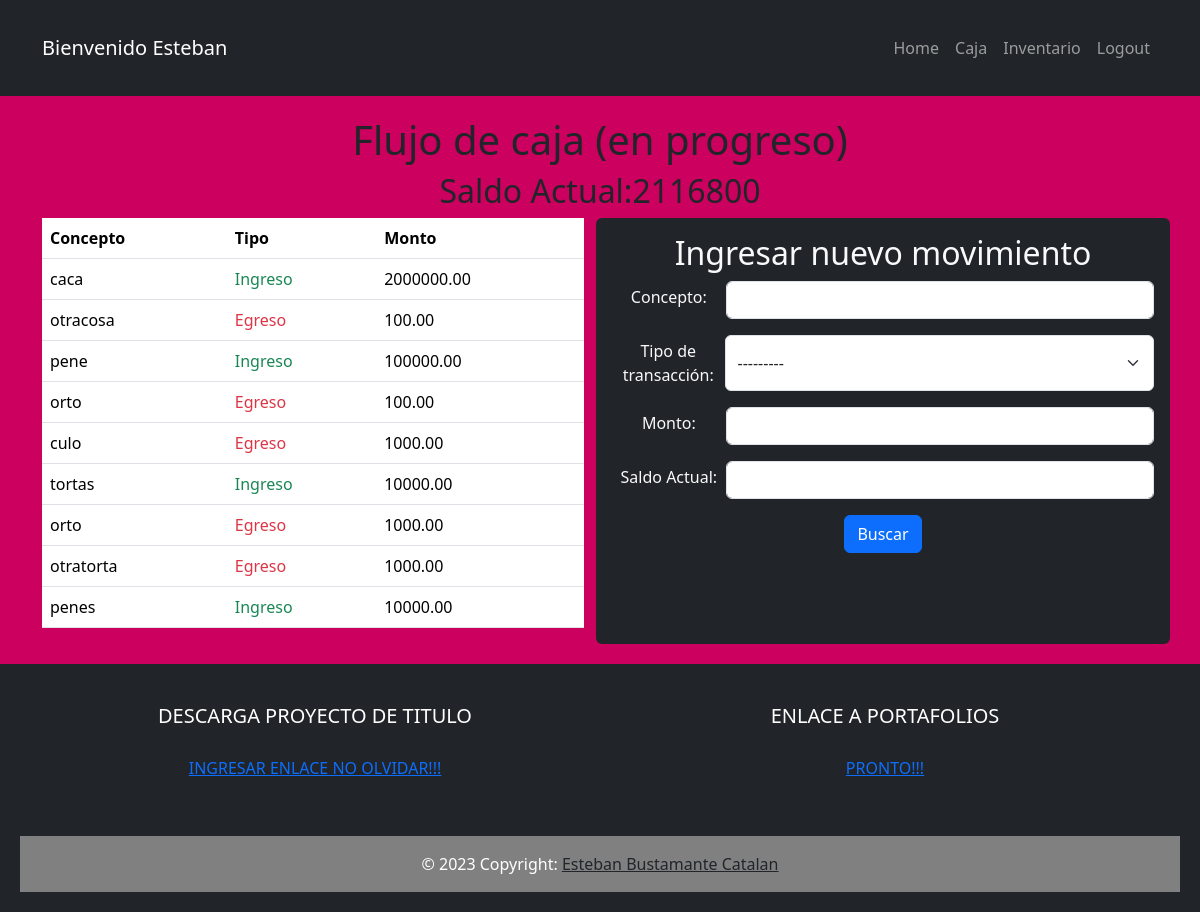
The page /caja/ (signed in) on the database as committed earlier.
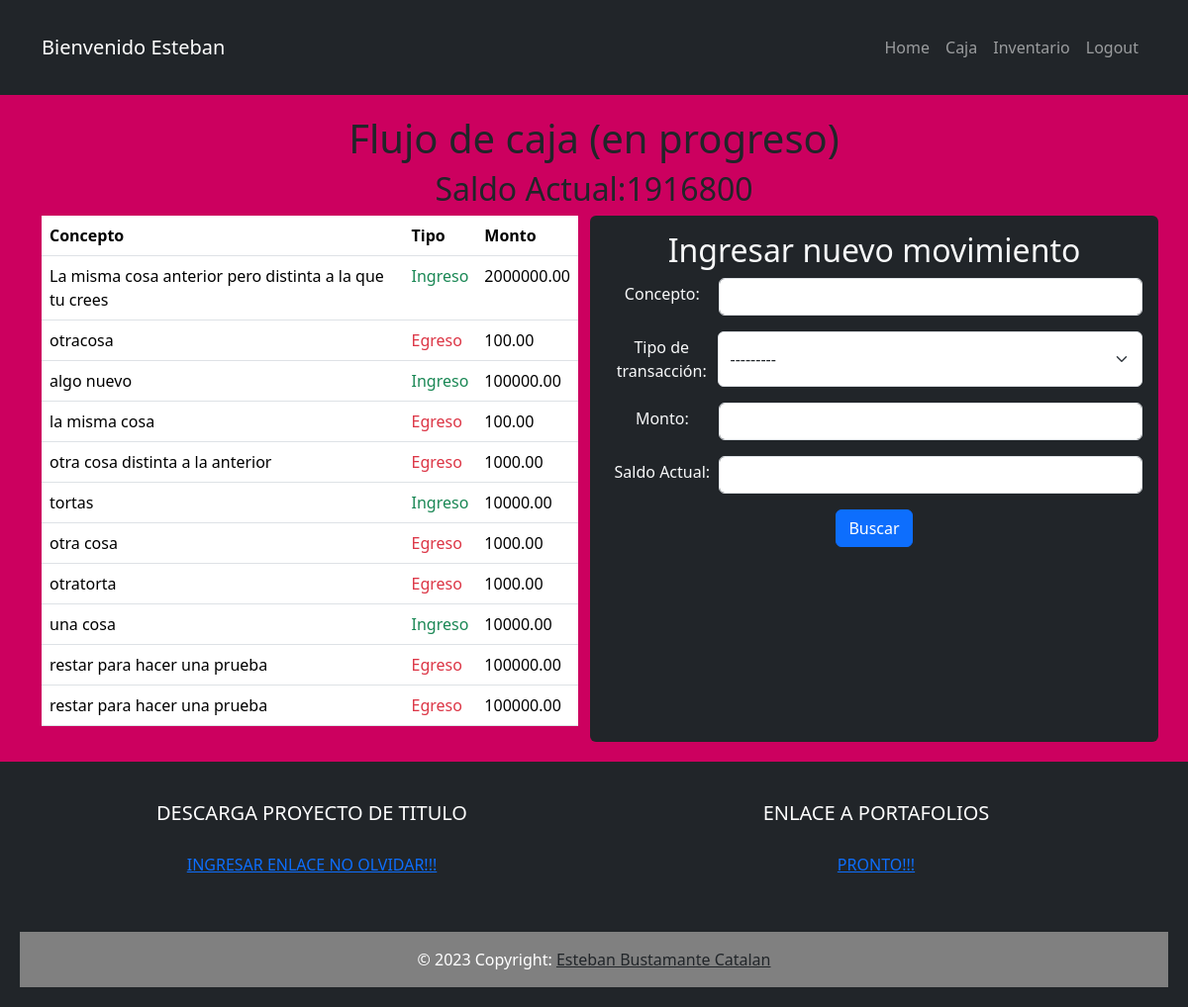
The same page on the database as committed later.
### inventario/models.py (models this page shows, shortened)
class FlujoCaja(models.Model):
    fecha = models.DateField(default=timezone.now)
    concepto = models.CharField(max_length=255)
    tipo_transaccion = models.CharField(
        max_length=10,
        choices=[('Ingreso', 'Ingreso'), ('Egreso', 'Egreso')]
    )
    monto = models.DecimalField(max_digits=10, decimal_places=2)
    saldo_actual = models.DecimalField(
        max_digits=10, decimal_places=2, blank=True, null=True)
    usuario = models.ForeignKey(User, on_delete=models.CASCADE, null=True, blank=True)

### inventario/views.py (the view)
# urls.py: path('caja/', views.caja, name='caja'),
@login_required
def caja(request):
    flujo_de_caja = FlujoCaja.objects.all()
    saldo_actual = FlujoCaja.objects.last()
    ingresos = FlujoCaja.objects.filter(
        tipo_transaccion='Ingreso').aggregate(total_ingresos=Sum('monto'))
    egresos = FlujoCaja.objects.filter(tipo_transaccion='Egreso').aggregate(
        total_egresos=Sum(F('monto') * -1))
    saldo = ingresos['total_ingresos'] + egresos['total_egresos']
    if request.method == 'POST':
        form = FlujoCajaForm(request.POST)
        if form.is_valid():
            flujo_caja = form.save(commit=False)
            flujo_caja.request_user = request.user  # Asigna el usuario actual
            flujo_caja.save()
    else:
        form = FlujoCajaForm()
    return render(request, 'flujo_de_caja.html', {'flujo_de_cajas': flujo_de_caja, 'form': form, 'saldo_actual': saldo_actual, 'saldo': saldo})

### inventario/forms.py
class FlujoCajaForm(ModelForm):
    class Meta:
        model = FlujoCaja
        fields = ['concepto', 'tipo_transaccion', 'monto', 'saldo_actual']

### inventario/templates/flujo_de_caja.html (shortened to what this page needs)
{% extends 'base.html' %} {% block content%}
<div class="container">
    <h1>Flujo de caja (en progreso)</h1>
    <div class="row">
        <div class="col text-center">
            <h2>Saldo Actual:{{saldo}}</h2>
        </div>
    </div>
    <div class="row">
        <div class="col">
            <table class="table">
                <thead>
                    <tr>
                        <th>Concepto</th>
                        <th>Tipo</th>
                        <th>Monto</th>
                    </tr>
                </thead>
                <tbody>
                    {% for flujo_de_caja in flujo_de_cajas %}
                    <tr>
                        <td><a class="text-decoration-none text-reset"
                                href="{% url 'detalle_caja' flujo_de_caja.id %}">{{ flujo_de_caja.concepto }}</a></td>
                        <td class="{% if flujo_de_caja.tipo_transaccion == 'Ingreso' %}text-success {% else %} text-danger {% endif %}">{{ flujo_de_caja.tipo_transaccion }}</td>
                        <td>{{ flujo_de_caja.monto }}</td>
                    </tr>
                    {% endfor %}
                </tbody>
            </table>
        </div>
        <div class="col bg-dark text-light text-center p-3 rounded">
            <h2>Ingresar nuevo movimiento</h2>
            <form method="POST" action="{% url 'crear_flujo_caja' %}">
                <div class="mb-3 d-flex justify-content-between">
                    <label for="concepto" class="form-label w-25 m-1">Concepto:</label>
                    <input type="text" class="form-control" id="concepto" name="concepto">
                </div>
                <div class="mb-3 d-flex justify-content-between">
                    <label for="tipo_transaccion" class="form-label w-25 m-1">Tipo de transacción:</label>
                    <select class="form-select" id="tipo_transaccion" name="tipo_transaccion">
                        {% for choice in form.tipo_transaccion.field.choices %}
                        <option value="{{ choice.0 }}">{{ choice.1 }}</option>
                        {% endfor %}
                    </select>
                </div>
                <div class="mb-3 d-flex justify-content-between">
                    <label for="monto" class="form-label w-25 m-1">Monto:</label>
                    <input type="text" class="form-control" id="monto" name="monto">
                </div>
                <div class="mb-3 d-flex justify-content-between">
                    <label for="saldo_actual" class="form-label w-25 m-1">Saldo Actual:</label>
                    <input type="text" class="form-control" id="saldo_actual" name="saldo_actual">
                </div>
                <button class="btn btn-primary" type="submit">Buscar</button>
            </form>
        </div>
    </div>
</div>
{% endblock %}

### inventario/templates/base.html (shortened to what this page needs)
{% load static %}
<!DOCTYPE html>
<html lang="en">
<head>
  <link rel="stylesheet" type="text/css" href="{% static 'css/base.css' %}">
  <link href="https://cdn.jsdelivr.net/npm/bootstrap@5.3.1/dist/css/bootstrap.min.css" rel="stylesheet"
>
</head>
<body class="body_BGC">
  <nav class="navbar navbar-expand-lg navbar-dark bg-dark">
    <div class="container">
      {% if user.is_authenticated %}
      <a class="navbar-brand" href="#">Bienvenido {{ user.username }}</a>
      {% else %}
      <a class="navbar-brand" href="#">Navbar</a>
      {% endif %}
      <div class="collapse navbar-collapse" id="navbarNav">
        <ul class="navbar-nav ms-auto">
          <li class="nav-item active">
            <a class="nav-link" href="/"> Home </span></a>
          </li>
          {% if user.is_authenticated %}
          <li class="nav-item">
            <a class="nav-link" href="{% url 'caja' %}">Caja</a>
          </li>
          <li class="nav-item">
            <a class="nav-link" href="{% url 'req' %}">Inventario</a>
          </li>
          <li class="nav-item">
            <a class="nav-link" href="{% url 'signout' %}">Logout</a>
          </li>
          {% endif %}
        </ul>
      </div>
    </div>
  </nav>
  {% block content%}
  {% endblock %}
  <footer class="bg-dark text-white text-center text-lg-start">
    <div class="container">
      <div class="row">
        <div class="col-lg-6 col-md-12 mb-4 mb-md-0">
          <h5 class="text-uppercase text-center">Descarga proyecto de titulo</h5>
          <p class="text-center"><a href="">INGRESAR ENLACE NO OLVIDAR!!!</a>
          </p>
        </div>
        <div class="col-lg-6 col-md-12 mb-4 mb-md-0">
          <h5 class="text-uppercase text-center">Enlace a Portafolios</h5>
          <p class="text-center"><a href="">PRONTO!!!</a>
          </p>
        </div>
      </div>
    </div>
    <div class="text-center p-3" style="background-color: grey;">
      © 2023 Copyright:
      <a class="text-dark" href="">Esteban Bustamante Catalan</a>
    </div>
  </footer>
</body>
</html>

### static/css/base.css (style rules this page uses)
.body_BGC { background-color: rgb(204, 0, 95); }
p { padding: 20px; }
h1 { text-align: center; }
.container { padding: 10px; margin: 10px; }
footer { padding: 20px; }
ul { list-style-type: none; padding: 0; margin: 0; }

Rows that differ between the two databases and show on the page:
changed FlujoCaja: concepto "caca" → "La misma cosa anterior pero distinta a la que tu crees"
changed FlujoCaja: concepto "pene" → "algo nuevo"
changed FlujoCaja: concepto "orto" → "la misma cosa"
changed FlujoCaja: concepto "culo" → "otra cosa distinta a la anterior"
changed FlujoCaja: concepto "orto" → "otra cosa"
changed FlujoCaja: concepto "penes" → "una cosa"
added FlujoCaja: concepto "restar para hacer una prueba", tipo_transaccion "Egreso", monto "100000.00"
added FlujoCaja: concepto "restar para hacer una prueba", tipo_transaccion "Egreso", monto "100000.00"
Other text that changed with them:
{{ saldo }}: "2116800" → "1916800"
